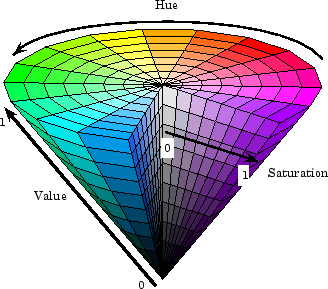
#> input picture 02-配套案例/03-机器视觉基础应用实训案例/17-色彩分割项目实训/Resources/HSV.png, 328 x 289 px
$ python 02-ColorCut.py
#> lines starting #> are read from the running program, lines starting #| are printed output that depends on the picture; after the words box and inside, x2 and y2 are one past the last pixel; in counts of white or black regions, pixels touching at a corner belong together
'''
    色彩分割的设计与实现——项目代码
'''
'''
    色彩分割的设计与实现步骤记录：
    1.导入OpenCV库
    2.定义图片文件的位置
    3.为滑动条创建一个窗口作为载体
    4.创建滑动条 -> 创建 HSV 六个变量的滑动条
    5.图像预处理 + 颜色分割 + 结果调试
        5-1：读入一张图像
        5-2：色彩空间转换 -> 将RGB图像转换为HSV图像
        5-3：获取滑动条数值 -> 分别获取六个滑动条的数值
        5-4：颜色分割(掩模) -> 收纳大于最低值，小于最高值的像素
        5-5：图像像素级运算 -> 掩模 & 原图 = 感兴趣区域(ROI)
        5-6：获取ROI区域后完成显示和调试
        5-7：延迟执行对应操作
    6.关闭所有窗口
'''

# 1.导入需要用到的函数库
import cv2
import numpy as np

def stackImages(scale, imgArray):
    """
        将多张图像压入同一个窗口显示，可使用范围：
        :param scale:float类型，输出图像显示百分比，控制缩放比例，0.5=图像分辨率缩小一半
        :param imgArray:元组嵌套列表，需要排列的图像矩阵
        :return:输出图像
    """

    rows = len(imgArray)
    cols = len(imgArray[0])
    rowsAvailable = isinstance(imgArray[0], list)
    width = imgArray[0][0].shape[1]
    height = imgArray[0][0].shape[0]
    if rowsAvailable:
        for x in range(0, rows):
            for y in range(0, cols):
                if imgArray[x][y].shape[:2] == imgArray[0][0].shape[:2]:
                    imgArray[x][y] = cv2.resize(imgArray[x][y], (0, 0), None, scale, scale)
                else:
                    imgArray[x][y] = cv2.resize(imgArray[x][y], (imgArray[0][0].shape[1], imgArray[0][0].shape[0]),
                                                None, scale, scale)
                if len(imgArray[x][y].shape) == 2: imgArray[x][y] = cv2.cvtColor(imgArray[x][y], cv2.COLOR_GRAY2BGR)
        imageBlank = np.zeros((height, width, 3), np.uint8)
        hor = [imageBlank] * rows
        hor_con = [imageBlank] * rows
        for x in range(0, rows):
            hor[x] = np.hstack(imgArray[x])
        ver = np.vstack(hor)
    else:
        for x in range(0, rows):
            if imgArray[x].shape[:2] == imgArray[0].shape[:2]:
                imgArray[x] = cv2.resize(imgArray[x], (0, 0), None, scale, scale)
            else:
                imgArray[x] = cv2.resize(imgArray[x], (imgArray[0].shape[1], imgArray[0].shape[0]), None, scale, scale)
            if len(imgArray[x].shape) == 2: imgArray[x] = cv2.cvtColor(imgArray[x], cv2.COLOR_GRAY2BGR)
        hor = np.hstack(imgArray)
        ver = hor
    return ver

def empty(obj):
    """
        滑动条回调函数：获取滑动条的数值可以在回调函数中进行
        :param obj: 空
        :return: 空
        """
    pass

# 2.定义图片文件位置
img_path = "Resources/HSV.png"

# 3.为滑动条 创建一个窗口作为载体
cv2.namedWindow("TrackBars")
cv2.resizeWindow("TrackBars", 640, 240)

# 4.创建滑动条 -> 创建 HSV 六个变量的滑动条
# createTrackbar()参数含义：  1)滑动条名称 2)滑动条依附的窗口 3)滑动条最小值 4)滑动条最大值  5)回调函数
cv2.createTrackbar("Hue Min", "TrackBars", 0, 180, empty)
cv2.createTrackbar("Hue Max", "TrackBars", 19, 180, empty)
cv2.createTrackbar("Sat Min", "TrackBars", 134, 255, empty)
cv2.createTrackbar("Sat Max", "TrackBars", 255, 255, empty)
cv2.createTrackbar("Val Min", "TrackBars", 160, 255, empty)
cv2.createTrackbar("Val Max", "TrackBars", 255, 255, empty)

# 5-1：读入一张图像
img = cv2.imread(img_path)
#> img is the input picture: shape (289, 328, 3); mean B, G, R 185.2, 180.9, 177.8

# 5-2：色彩空间转换 -> 将RGB图像转换为HSV图像
# cvtColor()参数含义：  1)需要转换的图像   2)色彩空间转换的模式，该参数来实现不同类型的颜色空间转换
imgHSV = cv2.cvtColor(img, cv2.COLOR_BGR2HSV)
#> imgHSV: shape (289, 328, 3); mean H, S, V 37.4, 69.8, 208.5

# 5.图像预处理 + 颜色分割
# while循环执行显示动作
while True:

    # 5-3：获取滑动条数值 -> 分别获取六个滑动条的数值
    # getTrackbarPos()参数含义：   1)创建滑动条时设置的名称   2)滑动条依附的窗口
    h_min = cv2.getTrackbarPos("Hue Min", "TrackBars")
    h_max = cv2.getTrackbarPos("Hue Max", "TrackBars")
    s_min = cv2.getTrackbarPos("Sat Min", "TrackBars")
    s_max = cv2.getTrackbarPos("Sat Max", "TrackBars")
    v_min = cv2.getTrackbarPos("Val Min", "TrackBars")
    v_max = cv2.getTrackbarPos("Val Max", "TrackBars")
    print(h_min, h_max, s_min, s_max, v_min, v_max)

    # 5-4：颜色分割(掩模) ->  收纳大于最低值，小于最高值的像素
    # 依次获取HSV三个变量的 最小阈值 与 最大阈值
    lower = np.array([[h_min], [s_min], [v_min]])
    upper = np.array([[h_max], [s_max], [v_max]])
    # inRange()参数含义：  1)需要分割的图像  2)最低值   3)最高值
    mask = cv2.inRange(imgHSV, lower, upper)
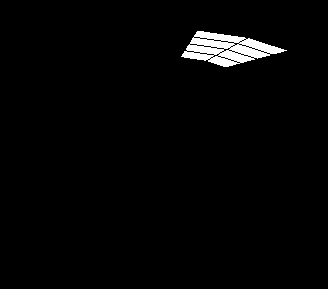
#> mask: shape (289, 328); 2.1% white; 1 white region, box (x1, y1, x2, y2) and area: (181, 31, 287, 67) 1944

    # 5-5：图像像素级运算 -> 掩模 & 原图 = 感兴趣区域(ROI)
    # 对原图图像进行按位与的操作，掩码区域保留
    # bitwise_and()参数含义：  1)矩阵图像1  2)矩阵图像2   3)mask：掩模图像
    imgResult = cv2.bitwise_and(img, img, mask=mask)

    # 5-6：获取ROI区域后对应显示和调试
    # 方式1：分开显示
    # cv2.imshow("Original", img)
    # cv2.imshow("HSV", imgHSV)
    # cv2.imshow("Mask", mask)
    # cv2.imshow("Result", imgResult)
    # 方式2：同窗显示
    imageStack = stackImages(1, ([img, imgHSV], [mask, imgResult]))
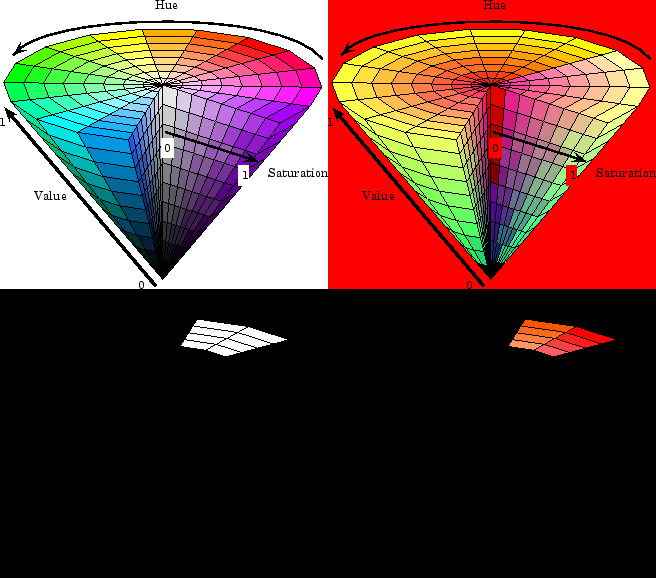
#> imageStack: shape (578, 656, 3); mean B, G, R 57.2, 64.4, 99.2
    cv2.imshow("stacked image", imageStack)

    # 5-7：延迟执行对应操作
    if cv2.waitKey(1) == ord('q'):
#> (key q is pressed here)
        break
# 6.关闭所有窗口
cv2.destroyAllWindows()

$ run again, with 02-配套案例/03-机器视觉基础应用实训案例/17-色彩分割项目实训/Resources/RGB.png copied over 02-配套案例/03-机器视觉基础应用实训案例/17-色彩分割项目实训/Resources/HSV.png
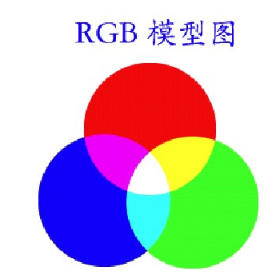
#> input picture 02-配套案例/03-机器视觉基础应用实训案例/17-色彩分割项目实训/Resources/RGB.png, 280 x 278 px
#> img is the input picture: shape (278, 280, 3); mean B, G, R 196.4, 189.7, 196.6
#> imgHSV: shape (278, 280, 3); mean H, S, V 44.5, 99.4, 250.8
#> `mask = cv2.inRange(imgHSV, lower, upper)`:
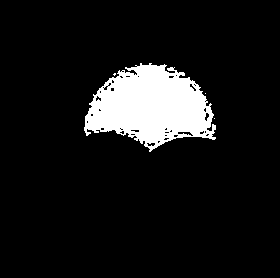
#> mask: shape (278, 280); 9.5% white; 4 white regions (3 under 20 px), largest, box (x1, y1, x2, y2) and area: (84, 63, 216, 152) 7350
#> `imageStack = stackImages(1, ([img, imgHSV], [mask, imgResult]))`:
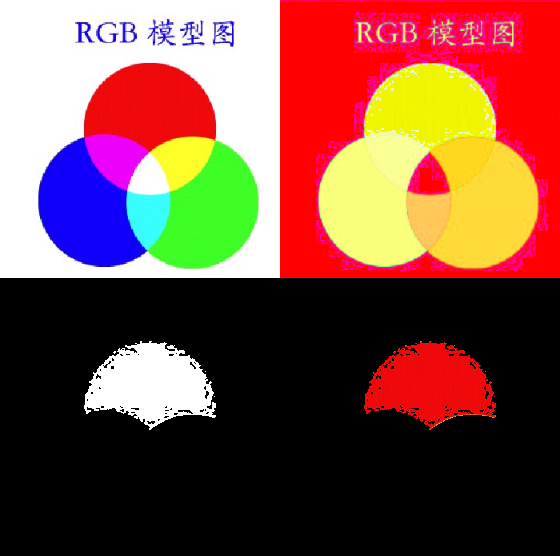
#> imageStack: shape (556, 560, 3); mean B, G, R 66.5, 78.6, 123.5
